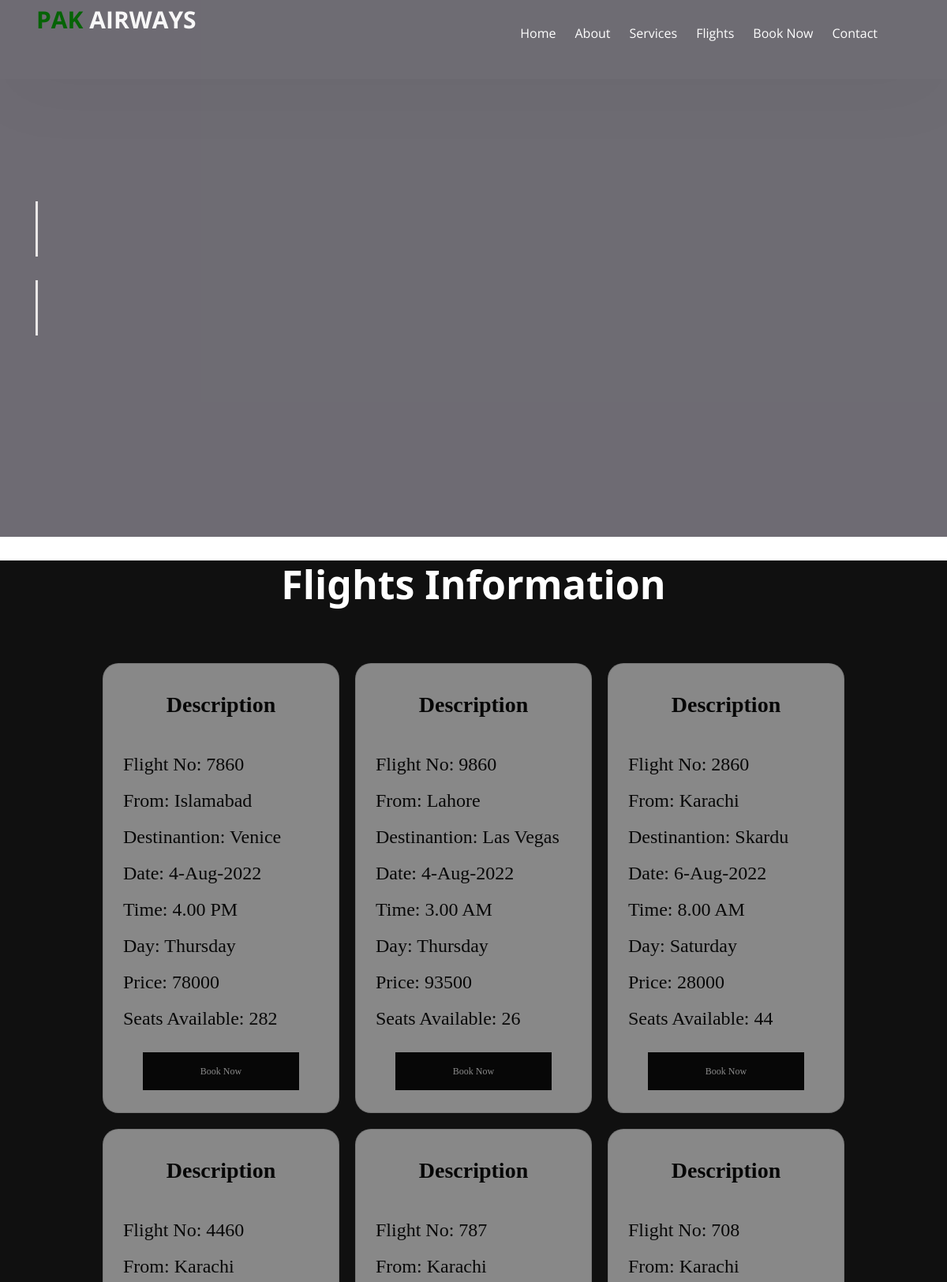
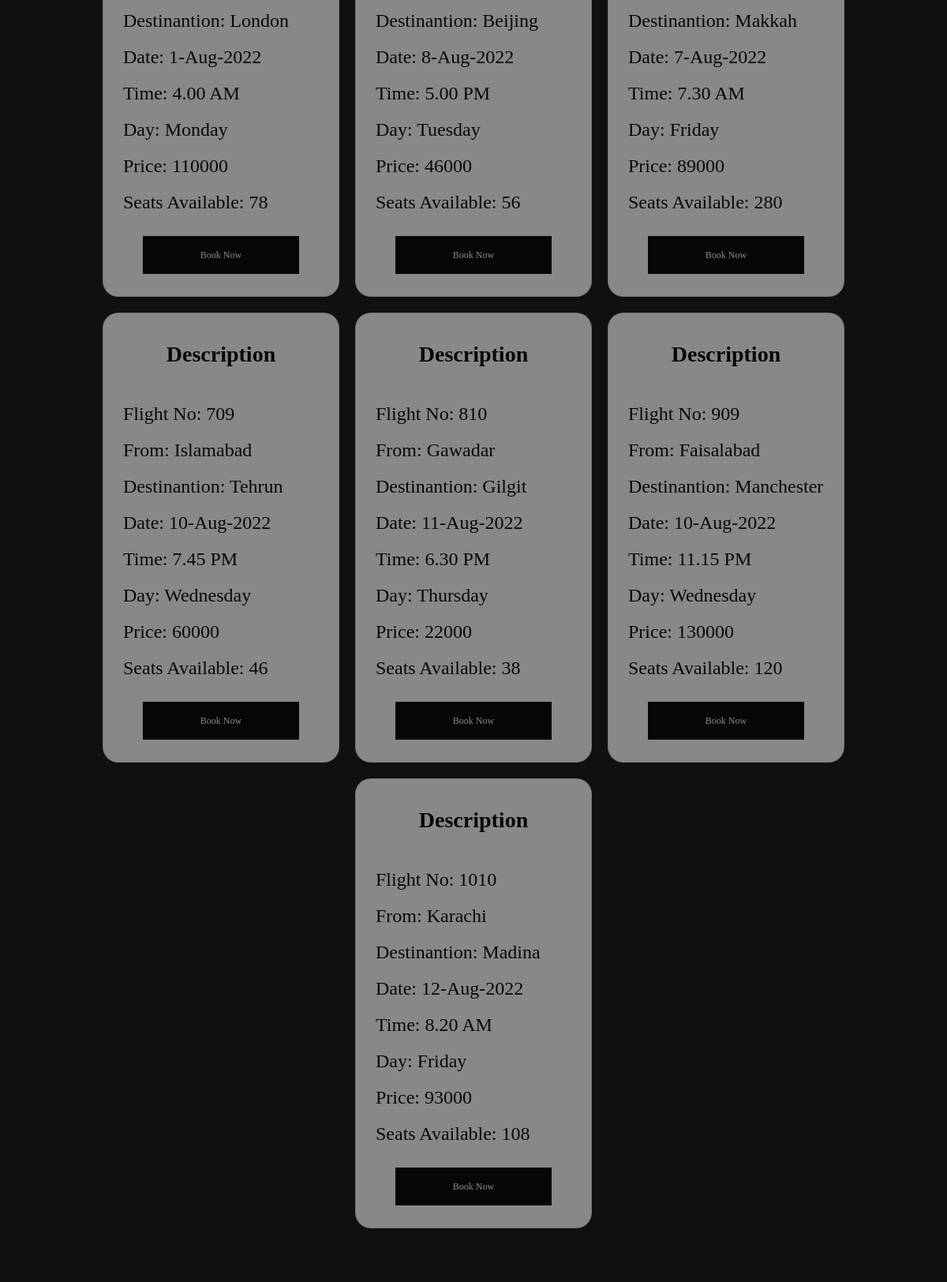
/flight.php (upper part), run on the app's committed database (2 pictures, top to bottom).
### tables this page shows
CREATE TABLE `flight` (
  `Flight_No` int(255) NOT NULL,
  `FromTo` varchar(255) NOT NULL,
  `Destination` varchar(255) NOT NULL,
  `Seats` varchar(255) NOT NULL,
  `Date` varchar(255) NOT NULL,
  `Time` varchar(255) NOT NULL,
  `Day` varchar(255) NOT NULL,
  `Price` varchar(255) NOT NULL,
  `Id` int(255) NOT NULL
);

### flight.php (the view, shortened to what this page needs)
<?php
include('config.php');
?>
<!doctype html>
<html lang="en">
<head>
    <link rel="stylesheet" href="https://maxcdn.bootstrapcdn.com/bootstrap/3.4.1/css/bootstrap.min.css">
    <link rel="stylesheet" href="assets/css/style-starter.css">
</head>
<body>
    <?php include('header.php') ?>
     <div style="background: #101010; width:100%">
        <center> <h1 class="cards-text">Flights Information</h1></center>
        <section class="myContatiner">
            <?php
                    $query = "SELECT * FROM flight";
                    $result = mysqli_query($con, $query);
                    $count = mysqli_num_rows($result);
                    for($i = 0; $i < $count; $i++){
                        $records = mysqli_fetch_assoc($result);
                        if($i != 0 && $i == 3 * $i){
                            echo "<section class='myContatiner'>";
                            echo "</section class='myContatiner'>";
                        }else{
                ?>
            <div class="card">
                <h2>Description</h2>
                <p>Flight No: <?php echo $records["Flight_No"]; ?></p>
                <p>From: <?php echo $records["FromTo"]; ?></p>
                <p>Destinantion: <?php echo $records["Destination"]; ?></p>
                <p>Date: <?php echo $records["Date"]; ?></p>
                <p>Time: <?php echo $records["Time"]; ?></p>
                <p>Day: <?php echo $records["Day"]; ?></p>
                <p>Price: <?php echo $records["Price"]; ?></p>
                <p>Seats Available: <?php echo $records["Seats"]; ?></p>
                <a href="Booknow.php">Book Now</a>
            </div>
            <?php } } ?>
        </section>
     </div>
</body>
</html>

### flight.php (style rules this page uses)
.cards-text { margin-top: 30px; font-size: 50px; font-weight: 700; font-family: 'Segoe UI', Tahoma, Geneva, Verdana, sans-serif; color: white; }
.myContatiner { display: flex; justify-content: center; flex-wrap: wrap; background-repeat: no-repeat; }
.card { height: 570px; width: 300px; margin: 10px; border-radius: 20px; opacity: 0.5; }
.card h2 { color: black; padding: 15px 20px; display: block; text-align: center; margin: 20px 50px; text-decoration: none; font-size: 28px; font-family: Cambria, Cochin, Georgia, Times, 'Times New Roman', serif; font-weight: 700; }
.card p { padding: 10px; padding-left: 25px; color: black; font-size: 24px; font-family: Cambria, Cochin, Georgia, Times, 'Times New Roman', serif; font-weight: 500; }
.card a { background-color: black; color: white; padding: 15px 20px; display: block; text-align: center; margin: 20px 50px; text-decoration: none; font-size: 12px; font-family: Cambria, Cochin, Georgia, Times, 'Times New Roman', serif; }

### data on the page
flight: Flight_No "7860", FromTo "Islamabad", Destination "Venice", Date "4-Aug-2022", Time "4.00 PM", Day "Thursday", Price "78000", Seats "282"
flight: Flight_No "9860", FromTo "Lahore", Destination "Las Vegas", Date "4-Aug-2022", Time "3.00 AM", Day "Thursday", Price "93500", Seats "26"
flight: Flight_No "2860", FromTo "Karachi", Destination "Skardu", Date "6-Aug-2022", Time "8.00 AM", Day "Saturday", Price "28000", Seats "44"
flight: Flight_No "4460", FromTo "Karachi", Destination "London", Date "1-Aug-2022", Time "4.00 AM", Day "Monday", Price "110000", Seats "78"
flight: Flight_No "787", FromTo "Karachi", Destination "Beijing", Date "8-Aug-2022", Time "5.00 PM", Day "Tuesday", Price "46000", Seats "56"
flight: Flight_No "708", FromTo "Karachi", Destination "Makkah", Date "7-Aug-2022", Time "7.30 AM", Day "Friday", Price "89000", Seats "280"
flight: Flight_No "709", FromTo "Islamabad", Destination "Tehrun", Date "10-Aug-2022", Time "7.45 PM", Day "Wednesday", Price "60000", Seats "46"
flight: Flight_No "810", FromTo "Gawadar", Destination "Gilgit", Date "11-Aug-2022", Time "6.30 PM", Day "Thursday", Price "22000", Seats "38"
flight: Flight_No "909", FromTo "Faisalabad", Destination "Manchester", Date "10-Aug-2022", Time "11.15 PM", Day "Wednesday", Price "130000", Seats "120"
flight: Flight_No "1010", FromTo "Karachi", Destination "Madina", Date "12-Aug-2022", Time "8.20 AM", Day "Friday", Price "93000", Seats "108"
